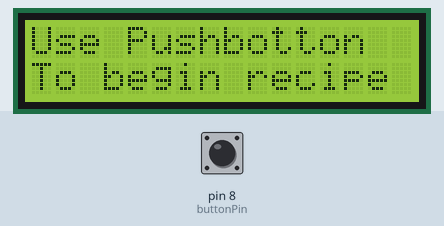
Simulated run of this sketch. Board: Arduino Uno, built with avr-gcc and run on an emulated ATmega328P. Parts: 16×2 character LCD. The test bench sets the inputs (shaded band); at power-on: pin 8 (buttonPin) LOW.

Above: at 1.2 s.
1.3 s: pin 8 (buttonPin) pulled HIGH for 3.2 s
At 5.0 s:
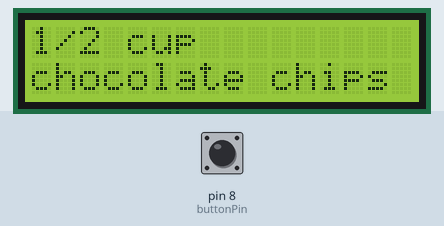
6.0 s: pin 8 (buttonPin) pulled HIGH for 0.15 s
At 7.1 s:
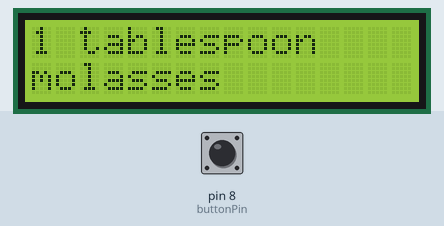
7.7 s: pin 8 (buttonPin) pulled HIGH for 1 s
At 8.0 s:
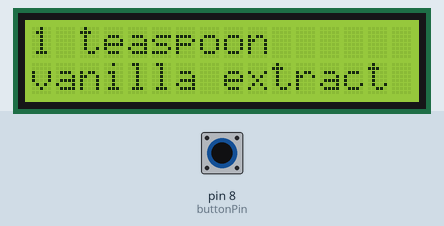
Timing chart, 0 to 10.7 s (numbered marks = the images above; inputs shaded):
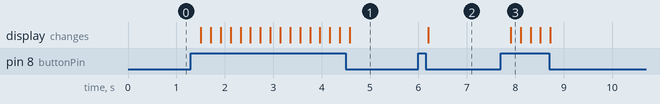

Measured:
- after the input at 1.3 s, the display: first changes after 0.20 s (image 1 shows a later state)
- after the input at 6.0 s, the display: changes after 0.20 s (image 2)
- after the input at 7.7 s, the display: changes after 0.21 s (image 3)

The sketch:

Lab01.ino
```cpp
#include <LiquidCrystal.h> // includes the LiquidCrystal Library
LiquidCrystal lcd(1, 2, 4, 5, 6, 7); // Creates an LC object. Parameters: (rs, enable, d4, d5, d6, d7)
const int buttonPin = 8;

void setup() {
 lcd.begin(16,2); // Initializes the interface to the LCD screen, and specifies the dimensions (width and height) of the display }
 // initialize the pushbutton pin as an input:
  pinMode(buttonPin, INPUT);
}

void loop() {
  lcd.clear();
  lcd.print("Use Pushbotton"); // Prints text onto LCD
  lcd.setCursor(0,2);
  lcd.print("To begin recipe");

  buttonWait(8);                // waiting for button press
  lcd.print("Double Chocolate"); // Prints text onto LCD
  lcd.setCursor(0,2);
  lcd.print("Flower Brownies");

  buttonWait(8);
  lcd.clear();
  lcd.print("1/2 cup ");
  lcd.setCursor(0,2);
  lcd.print("unsalted butter");
  buttonWait(8);
  lcd.clear();
  lcd.print("1 gram");
  lcd.setCursor(0,2);
  lcd.print("flower");

  buttonWait(8);
  lcd.clear();
  lcd.print("1/4 cup ");
  lcd.setCursor(0,2);
  lcd.print("cocoa powder");

  buttonWait(8);
  lcd.clear();
  lcd.print("1/2 cup ");
  lcd.setCursor(0,2);
  lcd.print("chocolate chips");

  buttonWait(8);
  lcd.clear();
  lcd.print("1 tablespoon");
  lcd.setCursor(0,2);
  lcd.print("molasses");

  buttonWait(8);
  lcd.clear();
  lcd.print("1 teaspoon");
  lcd.setCursor(0,2);
  lcd.print("vanilla extract");

  buttonWait(8);
  lcd.clear();
  lcd.print("2 large eggs");

  buttonWait(8);
  lcd.clear();
  lcd.print("1/4 teaspoon");
  lcd.setCursor(0,2);
  lcd.print("kosher salt");

  buttonWait(8);
  lcd.clear();
  lcd.print("3/4 cup");
  lcd.setCursor(0,2);
  lcd.print("all-purpose flour");
  buttonWait(8);
}


/* function for waiting for button press*/
void buttonWait(int buttonPin){
  int buttonState = 0;

  while(1){
    buttonState = digitalRead(buttonPin);
    if (buttonState == HIGH) {
      delay(200);
      return;
    }
  }
}
```
